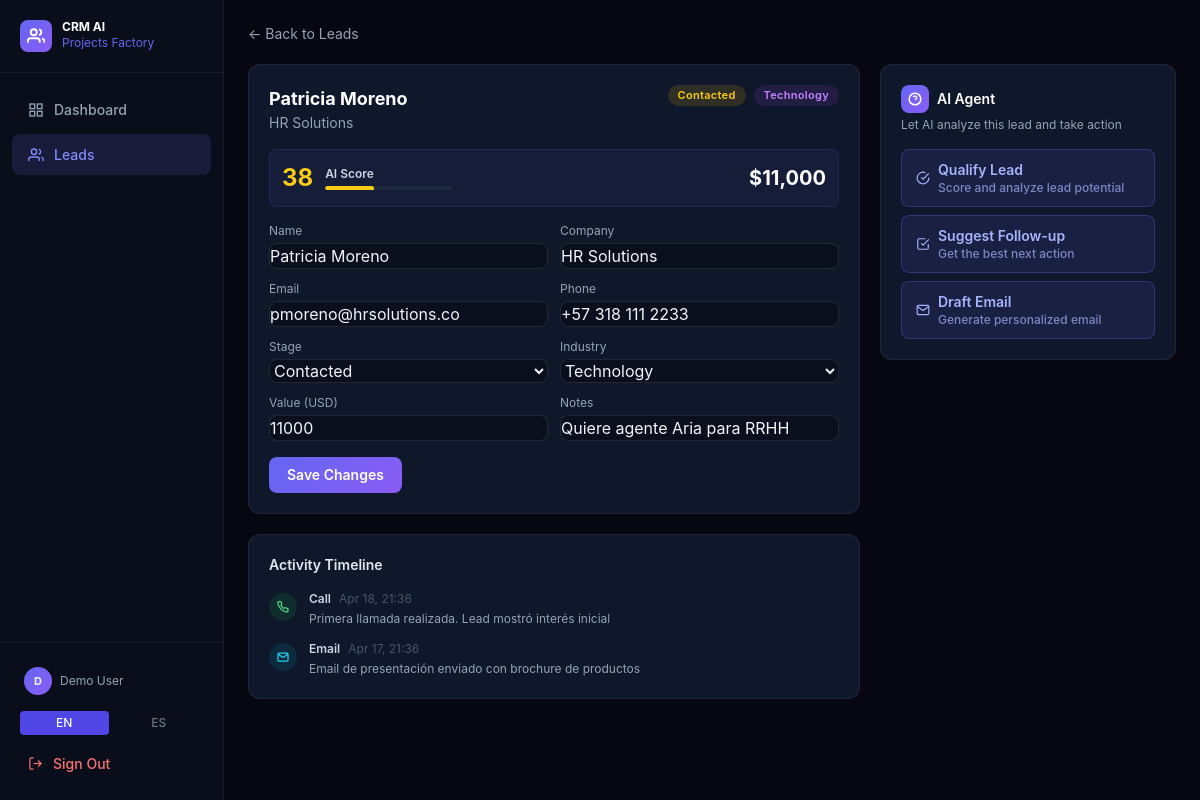
The app's page /leads/10 (signed in) with its own data.
### app/models.py (models this page shows)
class Lead(Base):
    __tablename__ = "leads"
    id: Mapped[int] = mapped_column(Integer, primary_key=True, autoincrement=True)
    name: Mapped[str] = mapped_column(String(100), index=True)
    company: Mapped[str] = mapped_column(String(100))
    email: Mapped[str] = mapped_column(String(100))
    phone: Mapped[str] = mapped_column(String(30))
    industry: Mapped[str] = mapped_column(String(50))
    stage: Mapped[str] = mapped_column(String(30), default="nuevo")
    score: Mapped[int] = mapped_column(Integer, default=0)
    value: Mapped[float] = mapped_column(Float, default=0.0)
    notes: Mapped[str] = mapped_column(Text, default="")
    assigned_to: Mapped[str] = mapped_column(String(100), default="Demo User")
    last_contact: Mapped[datetime] = mapped_column(DateTime, default=datetime.utcnow)
    created_at: Mapped[datetime] = mapped_column(DateTime, default=datetime.utcnow)
    updated_at: Mapped[datetime] = mapped_column(DateTime, default=datetime.utcnow, onupdate=datetime.utcnow)
    activities: Mapped[list["Activity"]] = relationship("Activity", back_populates="lead", cascade="all, delete-orphan")

class Activity(Base):
    __tablename__ = "activities"
    id: Mapped[int] = mapped_column(Integer, primary_key=True, autoincrement=True)
    lead_id: Mapped[int] = mapped_column(Integer, ForeignKey("leads.id"), index=True)
    type: Mapped[str] = mapped_column(String(30))  # call, email, meeting, note, ai_qualify, ai_followup, ai_email
    description: Mapped[str] = mapped_column(Text)
    created_at: Mapped[datetime] = mapped_column(DateTime, default=datetime.utcnow)
    lead: Mapped["Lead"] = relationship("Lead", back_populates="activities")

### app/main.py (the view)
@app.get("/leads/{lead_id}", response_class=HTMLResponse)
async def lead_detail(request: Request, lead_id: int, db: AsyncSession = Depends(get_db)):
    email = auth_check(request)
    if not email:
        return RedirectResponse(url="/login", status_code=302)
    lang = get_lang(request)
    lead = await get_lead(db, lead_id)
    if not lead:
        raise HTTPException(status_code=404)
    activities = await get_activities(db, lead_id)
    return templates.TemplateResponse("lead_detail.html", {
        "request": request, "t": get_t(lang), "lang": lang,
        "lead": lead, "activities": activities, "email": email,
    })

### templates/lead_detail.html (shortened to what this page needs)
{% extends "base.html" %}
{% block nav_leads %}active{% endblock %}
{% block content %}
<div class="p-6 space-y-5" x-data="agentPanel()" x-cloak>
  <div class="flex items-center gap-3">
    <a href="/leads" class="text-sm text-slate-400 hover:text-slate-200">{{ t.back_to_leads }}</a>
  </div>
  <div class="grid grid-cols-1 lg:grid-cols-3 gap-5">
    <div class="lg:col-span-2 space-y-5">
      <div class="card p-5">
        <div class="flex items-start justify-between mb-4">
          <div>
            <h1 class="text-lg font-bold text-white">{{ lead.name }}</h1>
            <div class="text-sm text-slate-400">{{ lead.company }}</div>
          </div>
          <div class="flex gap-2">
            <span class="badge badge-{{ lead.stage }}">{{ t['stage_' + lead.stage] if ('stage_' + lead.stage) in t else lead.stage }}</span>
            <span class="badge badge-{{ lead.industry }}">{{ t['ind_' + lead.industry] if ('ind_' + lead.industry) in t else lead.industry }}</span>
          </div>
        </div>
        {% if lead.score > 0 %}
        <div class="flex items-center gap-3 mb-4 p-3 rounded-lg" style="background:rgba(99,102,241,.08);border:1px solid rgba(99,102,241,.15)">
          <div class="text-2xl font-bold {% if lead.score >= 80 %}text-green-400{% elif lead.score >= 60 %}text-orange-400{% else %}text-yellow-400{% endif %}">{{ lead.score }}</div>
          <div>
            <div class="text-xs font-semibold text-slate-300">AI Score</div>
            <div class="score-bar w-32 mt-1 overflow-hidden">
              <div style="height:5px;border-radius:3px;width:{{ lead.score }}%;background:{% if lead.score >= 80 %}#4ade80{% elif lead.score >= 60 %}#fb923c{% else %}#facc15{% endif %}"></div>
            </div>
          </div>
          <div class="ml-auto text-xl font-bold text-white">${{ "{:,.0f}".format(lead.value) }}</div>
        </div>
        {% endif %}
        <form method="post" action="/leads/{{ lead.id }}" class="grid grid-cols-2 gap-3">
          <div>
            <label class="block text-xs text-slate-400 mb-1">{{ t.name }}</label>
            <input type="text" name="name" value="{{ lead.name }}"/>
          </div>
          <div>
            <label class="block text-xs text-slate-400 mb-1">{{ t.company }}</label>
            <input type="text" name="company" value="{{ lead.company }}"/>
          </div>
          <div>
            <label class="block text-xs text-slate-400 mb-1">{{ t.email }}</label>
            <input type="email" name="email" value="{{ lead.email }}"/>
          </div>
          <div>
            <label class="block text-xs text-slate-400 mb-1">{{ t.phone }}</label>
            <input type="text" name="phone" value="{{ lead.phone }}"/>
          </div>
          <div>
            <label class="block text-xs text-slate-400 mb-1">{{ t.stage }}</label>
            <select name="stage">
              {% for s in ['nuevo','contactado','calificado','propuesta','ganado','perdido'] %}
              <option value="{{ s }}" {% if lead.stage == s %}selected{% endif %}>{{ t['stage_' + s] }}</option>
              {% endfor %}
            </select>
          </div>
          <div>
            <label class="block text-xs text-slate-400 mb-1">{{ t.industry }}</label>
            <select name="industry">
              {% for ind in ['inmobiliaria','salud','fintech','retail','tecnología','manufactura','legal','educación'] %}
              <option value="{{ ind }}" {% if lead.industry == ind %}selected{% endif %}>{{ t['ind_' + ind] if ('ind_' + ind) in t else ind }}</option>
              {% endfor %}
            </select>
          </div>
          <div>
            <label class="block text-xs text-slate-400 mb-1">{{ t.value }} (USD)</label>
            <input type="number" name="value" value="{{ lead.value | int }}" step="500"/>
          </div>
          <div>
            <label class="block text-xs text-slate-400 mb-1">{{ t.notes }}</label>
            <input type="text" name="notes" value="{{ lead.notes }}"/>
          </div>
          <div class="col-span-2 pt-1">
            <button type="submit" class="btn-primary text-sm">{{ t.save_changes }}</button>
          </div>
        </form>
      </div>
      <div class="card p-5">
        <div class="text-sm font-semibold text-slate-200 mb-4">{{ t.activity_timeline }}</div>
        {% if activities %}
        <div class="space-y-3">
          {% for act in activities %}
          <div class="flex gap-3">
            <div class="flex-shrink-0 mt-0.5">
              {% if act.type == 'call' %}
              <div style="width:28px;height:28px;background:rgba(34,197,94,.12);border-radius:50%;display:flex;align-items:center;justify-content:center">
              </div>
              {% elif act.type == 'email' or act.type == 'ai_email' %}
              <div style="width:28px;height:28px;background:rgba(6,182,212,.12);border-radius:50%;display:flex;align-items:center;justify-content:center">
                <svg width="12" height="12" viewBox="0 0 24 24" fill="none" stroke="#22d3ee" stroke-width="2.5"><path d="M4 4h16c1.1 0 2 .9 2 2v12c0 1.1-.9 2-2 2H4c-1.1 0-2-.9-2-2V6c0-1.1.9-2 2-2z"/><polyline points="22,6 12,13 2,6"/></svg>
              </div>
              {% endif %}
            </div>
            <div class="flex-1 min-w-0">
              <div class="flex items-center gap-2">
                <span class="text-xs font-semibold text-slate-300">{{ t['act_' + act.type] if ('act_' + act.type) in t else act.type }}</span>
                <span class="text-xs text-slate-600">{{ act.created_at.strftime('%b %d, %H:%M') }}</span>
              </div>
              <p class="text-xs text-slate-400 mt-0.5 leading-relaxed">{{ act.description[:150] }}{% if act.description | length > 150 %}…{% endif %}</p>
            </div>
          </div>
          {% endfor %}
        </div>
        {% else %}
        <p class="text-sm text-slate-500">{{ t.no_activities }}</p>
        {% endif %}
      </div>
    </div>
    <div class="space-y-4">
      <div class="card p-5">
        <div class="flex items-center gap-2 mb-1">
          <div style="width:28px;height:28px;background:linear-gradient(135deg,#6366f1,#8b5cf6);border-radius:8px;display:flex;align-items:center;justify-content:center">
            <svg width="14" height="14" viewBox="0 0 24 24" fill="none" stroke="white" stroke-width="2.5"><circle cx="12" cy="12" r="10"/><path d="M9.09 9a3 3 0 0 1 5.83 1c0 2-3 3-3 3"/><line x1="12" y1="17" x2="12.01" y2="17"/></svg>
          </div>
          <div class="text-sm font-semibold text-white">{{ t.ai_agent }}</div>
        </div>
        <p class="text-xs text-slate-400 mb-4">{{ t.ai_agent_desc }}</p>
        <div class="space-y-2">
          <button class="btn-ai" @click="runAgent('qualify')" :disabled="loading">
            <div class="flex items-center gap-2">
              <svg width="14" height="14" viewBox="0 0 24 24" fill="none" stroke="currentColor" stroke-width="2"><path d="M22 11.08V12a10 10 0 1 1-5.93-9.14"/><polyline points="22 4 12 14.01 9 11.01"/></svg>
              <div>
                <div class="font-semibold text-sm">{{ t.qualify_lead }}</div>
                <div class="text-xs opacity-70">{{ t.qualify_desc }}</div>
              </div>
            </div>
          </button>
          <button class="btn-ai" @click="runAgent('followup')" :disabled="loading">
            <div class="flex items-center gap-2">
              <svg width="14" height="14" viewBox="0 0 24 24" fill="none" stroke="currentColor" stroke-width="2"><polyline points="9 11 12 14 22 4"/><path d="M21 12v7a2 2 0 0 1-2 2H5a2 2 0 0 1-2-2V5a2 2 0 0 1 2-2h11"/></svg>
              <div>
                <div class="font-semibold text-sm">{{ t.suggest_followup }}</div>
                <div class="text-xs opacity-70">{{ t.followup_desc }}</div>
              </div>
            </div>
          </button>
          <button class="btn-ai" @click="runAgent('email')" :disabled="loading">
            <div class="flex items-center gap-2">
              <svg width="14" height="14" viewBox="0 0 24 24" fill="none" stroke="currentColor" stroke-width="2"><path d="M4 4h16c1.1 0 2 .9 2 2v12c0 1.1-.9 2-2 2H4c-1.1 0-2-.9-2-2V6c0-1.1.9-2 2-2z"/><polyline points="22,6 12,13 2,6"/></svg>
              <div>
                <div class="font-semibold text-sm">{{ t.draft_email }}</div>
                <div class="text-xs opacity-70">{{ t.email_desc }}</div>
              </div>
            </div>
          </button>
        </div>
      </div>
    </div>
  </div>
</div>
{% endblock %}

### templates/base.html (style rules this page uses)
body { background:#070711;font-family:'Inter',system-ui,sans-serif }
.card { background:#0f172a;border:1px solid rgba(255,255,255,.07);border-radius:12px }
.badge { display:inline-flex;align-items:center;padding:2px 10px;border-radius:999px;font-size:11px;font-weight:600;letter-spacing:.3px }
.badge-contactado { background:rgba(234,179,8,.15);color:#facc15 }
.badge-tecnología { background:rgba(168,85,247,.12);color:#c084fc }
.score-bar { height:4px;border-radius:2px;background:#1e293b }
.btn-primary { background:linear-gradient(135deg,#6366f1,#8b5cf6);color:#fff;border-radius:8px;padding:8px 18px;font-size:13px;font-weight:600;transition:opacity .15s }
.btn-ai { background:rgba(99,102,241,.12);border:1px solid rgba(99,102,241,.3);color:#a5b4fc;border-radius:8px;padding:10px 14px;font-size:13px;font-weight:500;width:100%;text-align:left;transition:all .15s;cursor:pointer }
input,select,textarea { background:#0a0f1e;border:1px solid rgba(255,255,255,.1);border-radius:8px;color:#e2e8f0;font-size:13px;padding:8px 12px;width:100%;outline:none;transition:border-color .15s }
select option { background:#0a0f1e }

### records on screen
Lead: name "Patricia Moreno", company "HR Solutions", stage "Contacted", industry "Technology", score "38", value "11,000", email "pmoreno@hrsolutions.co", phone "+57 318 111 2233", value "11000", notes "Quiere agente Aria para RRHH"
Activity: email "Email", type "Email", created_at "Apr 17, 21:36", description "Email de presentación enviado con brochure de productos"
Activity: type "Call", created_at "Apr 18, 21:36", description "Primera llamada realizada. Lead mostró interés inicial"

### other values on screen
{{ t.dashboard }} "Dashboard"
{{ t.leads }} "Leads"
{{ t.sign_out }} "Sign Out"
{{ t.back_to_leads }} "← Back to Leads"
{{ t.name }} "Name"
{{ t.company }} "Company"
{{ t.phone }} "Phone"
{{ t.stage }} "Stage"
{{ t.industry }} "Industry"
{{ t.value }} "Value"
{{ t.notes }} "Notes"
{{ t.save_changes }} "Save Changes"
{{ t.activity_timeline }} "Activity Timeline"
{{ t.ai_agent }} "AI Agent"
{{ t.ai_agent_desc }} "Let AI analyze this lead and take action"
